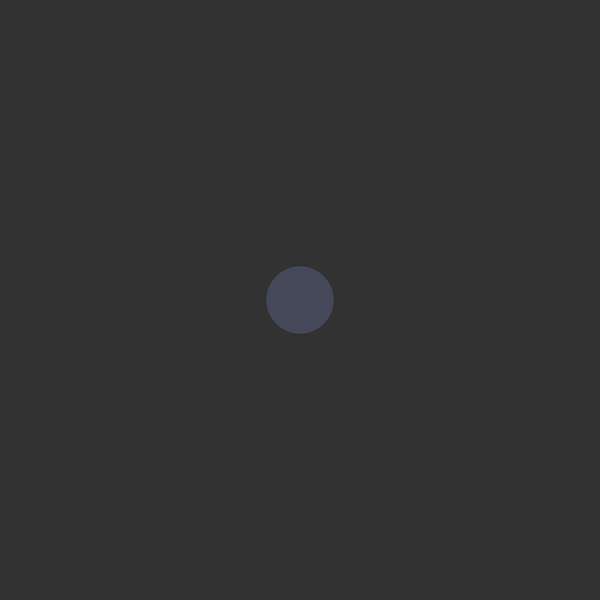
Frame 1 (no input)
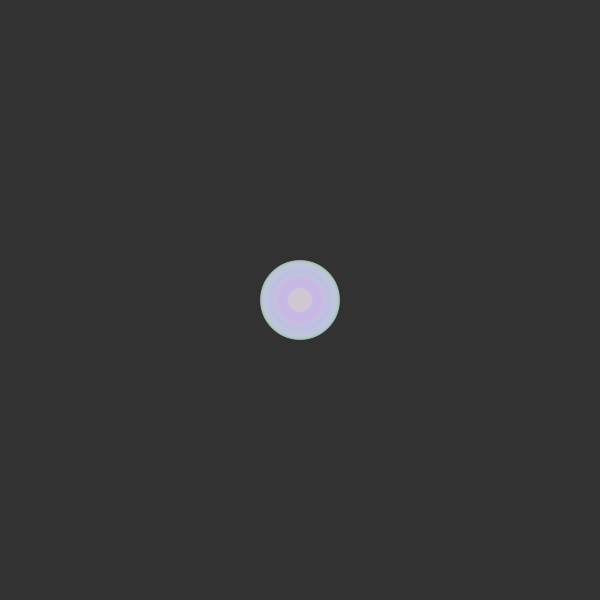
Frame 60 (the mouse pressed at the canvas centre just before this capture)
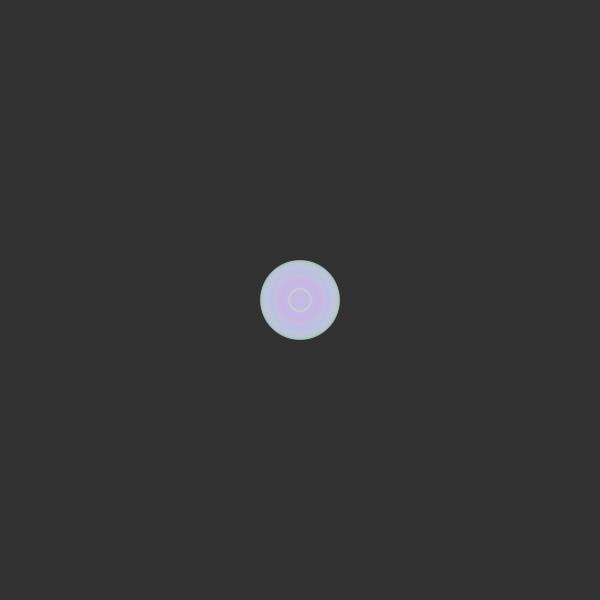
Frame 120 (the mouse held since frame 60 and released just before this capture)

The Processing sketch that drew these frames (run headless with seeded random() and noise(); from frame 60 on, the mouse is pressed at the canvas centre):

// Processing sketch: processing_168936
// ── processing_168936.pde

int counter;

void setup() {  //setup function called initially, only once
  size(600, 600);
  background(50);  //set background blue
  colorMode(HSB);   //set colors to Hue, Saturation, Brightness mode
  counter = 0;
}

void draw() {  //draw function loops 
  counter++;
  noStroke();
  fill(random(255),100,255,50);
  
  if(mousePressed == true) { //add some interaction
    ellipse(mouseX, mouseY, 20, 20);
  }
  else {
    ellipse(width/2, height/2, 80*sin(counter), 80*sin(counter));
  }
}
